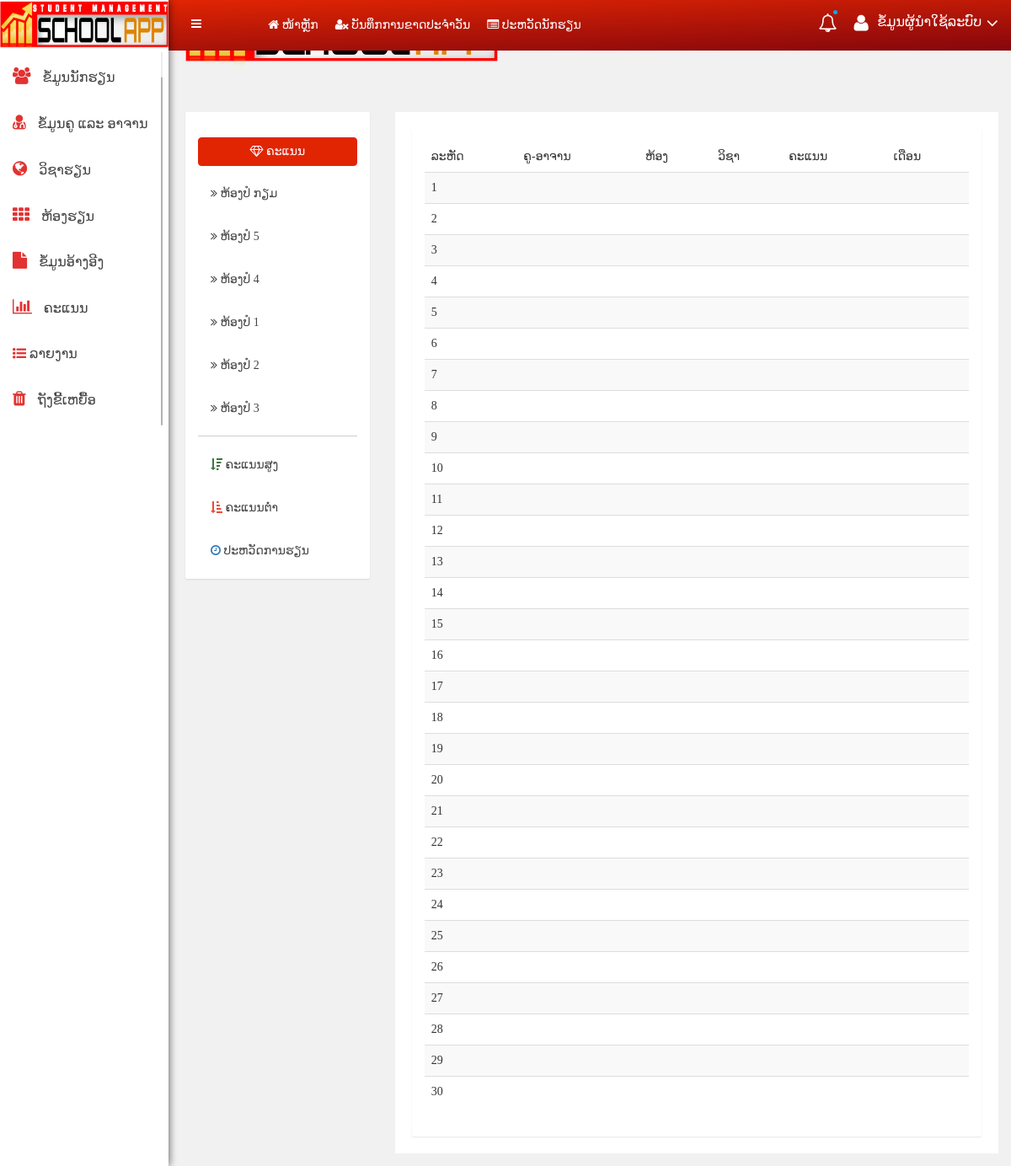
Screenshot of /Min_scores.php (signed in) with the database file from the repository.
### tables this page shows
CREATE TABLE `class_room`  (
  `class_id` int(3) NOT NULL AUTO_INCREMENT,
  `teach_id` int(5) NOT NULL,
  `class_name` varchar(20) NOT NULL,
  `class_remark` varchar(100) NOT NULL,
  `user` varchar(100) NOT NULL,
  `time` datetime(0) NULL DEFAULT NULL,
  PRIMARY KEY (`class_id`) USING BTREE,
  INDEX `teach_id`(`teach_id`) USING BTREE,
  CONSTRAINT `class_room_ibfk_2` FOREIGN KEY (`teach_id`) REFERENCES `teacher` (`teach_id`) ON DELETE RESTRICT ON UPDATE RESTRICT
);

### Min_scores.php (the view, shortened to what this page needs)
<?php
if($_SESSION['authuser']!=1){
 header('location:Login.php');
}
else{
 ?>
 <!doctype html>
 <html class="no-js" lang="en">
 <head>
<body>
  <?php include 'menu.php' ?>
  <div class="mailbox-view-area mg-tb-15">
    <div class="container-fluid">
      <div class="row">
        <div class="col-md-3 col-md-3 col-sm-3 col-xs-12">
          <div class="hpanel responsive-mg-b-30">
            <div class="panel-body">
              <a href="score.php" class="btn btn-success compose-btn btn-block m-b-md"><i class="fa fa-diamond"></i> ຄະແນນ</a>
              <ul class="mailbox-list">
                <?php
                include 'mysql.php';
                $mysqli=mysqli_query($con,"select*from class_room");
                while($res=mysqli_fetch_array($mysqli)){
                  echo "<li><a href='add_score.php?add_sc=$res[0]'><i class='fa fa-angle-double-right'></i> $res[2]</a></li>";
                }
                ?>
              </ul>
              <hr>
              <ul class="mailbox-list">
                <li><a href="Max_scores.php"><i class="fa fa-sort-amount-desc text-success"></i> ຄະແນນສູງ</a></li>
                <li><a href="Min_scores.php"><i class="fa fa-sort-amount-asc text-danger"></i> ຄະແນນຕ່ຳ</a></li>
                <li><a href="#"><i class="fa fa-clock-o text-primary"></i> ປະຫວັດການຮຽນ</a></li>
              </ul>
            </div>
          </div>
        </div>
        <div class="col-md-9 col-md-9 col-sm-9 col-xs-12">
          <div class="hpanel email-compose mailbox-view mg-b-15">
            <div class="panel-body">
              <table class="table table-striped table-hover">
                <thead>
                  <tr>
                    <td>ລະຫັດ</td>
                    <td>ຄູ-ອາຈານ</td>
                    <td>ຫ້ອງ</td>
                    <td>ວິຊາ</td>
                    <td>ຄະແນນ</td>
                    <td>ເດືອນ</td>
                  </tr>
                </thead>
                <?php
                include 'mysql.php';
                $sql=mysqli_query($con,"select*from view_student");
                $i=1;
                while($res=mysqli_fetch_array($sql)){
                  ?>
                  <tr>
                    <td><?php echo $i; ?></td>
                    <td><?php echo $res['teach_fname'].' '.$res['teach_lname'] ?></td>
                    <td><?php echo $res['class_name'] ?></td>
                    <td><?php echo $res['sub_name'] ?></td>
                    <td><?php echo $res['point'] ?></td>
                    <td><?php echo $res['p_month'] ?></td>
                  </tr>
                  <?php $i++; } ?>
                </table>
              </div>
            </div>
          </div>
        </div>
      </div>
    </div>
</body>
</html>
<?php
}
?>

### css/main.css (style rules this page uses)
html { color: #222; font-size: 1em; line-height: 1.4; }
hr { display: block; height: 1px; border: 0; border-top: 1px solid #ccc; margin: 1em 0; padding: 0; }

### style.css (style rules this page uses)
html, body { height: 100%; font-family: 'Phetsarath OT', sans-serif;font-weight:400;background:#F2F1F1; }
a { transition: all 0.3s ease 0s;text-decoration:none; }
a:visited, a:link, a:active { text-decoration: none; }
ul { list-style: outside none none; margin: 0; padding: 0 }
.mg-tb-15 { margin:15px 0px; }
.mg-b-15 { margin-bottom:15px; }
.hpanel .panel-body { background: #fff; border-radius: 2px; padding: 15px; position: relative; -webkit-box-shadow: 0px 1px 2px 0px rgba(0, 0, 0, 0.1); box-shadow: 0px 1px 2px 0px rgba(0, 0, 0, 0.1); }
.panel-body { padding: 15px; background:#fff; }
.text-danger { color: #e74c3c; }
ul.mailbox-list li a, ul.h-list li a { padding: 8px 15px; display: block; font-size: 14px; transition:all .4s ease 0s }
.panel-body a { font-size: 14px; color: #444; margin-top: 15px; transition:all .4s ease 0s }
.hpanel.email-compose { background: #fff; padding:20px; }
.btn-success.compose-btn { background-color: #e12503; border-color: #e12503; color: #fff; }
.panel-body a { font-size: 14px; color: #444; margin-top: 15px; }

### menu.php (style rules this page uses)
body { font-family: phetsarath OT !important }

### rows the page displays
class_room: class_name "ຫ້ອງປໍ ກຽມ"
class_room: class_name "ຫ້ອງປໍ 5"
class_room: class_name "ຫ້ອງປໍ 4"
class_room: class_name "ຫ້ອງປໍ 1"
class_room: class_name "ຫ້ອງປໍ 2"
class_room: class_name "ຫ້ອງປໍ 3"
